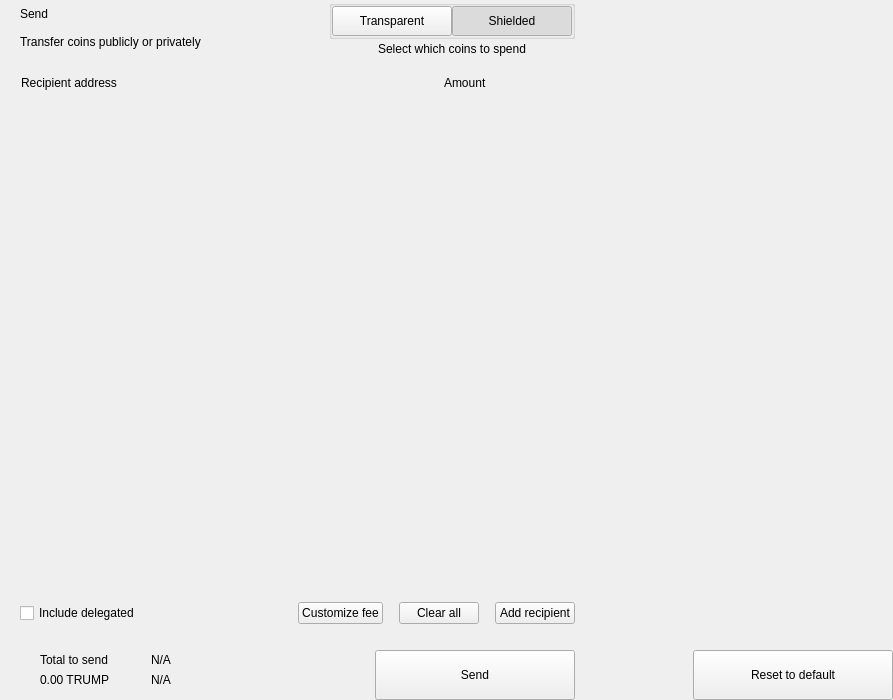
<?xml version="1.0" encoding="UTF-8"?>
<ui version="4.0">
 <class>send</class>
 <widget class="QWidget" name="send">
  <property name="geometry">
   <rect>
    <x>0</x>
    <y>0</y>
    <width>893</width>
    <height>700</height>
   </rect>
  </property>
  <property name="windowTitle">
   <string notr="true">N/A</string>
  </property>
  <layout class="QHBoxLayout" name="horizontalLayout_2" stretch="2,1">
   <property name="spacing">
    <number>0</number>
   </property>
   <property name="leftMargin">
    <number>0</number>
   </property>
   <property name="topMargin">
    <number>0</number>
   </property>
   <property name="rightMargin">
    <number>0</number>
   </property>
   <property name="bottomMargin">
    <number>0</number>
   </property>
   <item>
    <widget class="QWidget" name="left" native="true">
     <layout class="QVBoxLayout" name="verticalLayout_3">
      <property name="spacing">
       <number>0</number>
      </property>
      <property name="leftMargin">
       <number>0</number>
      </property>
      <property name="topMargin">
       <number>0</number>
      </property>
      <property name="rightMargin">
       <number>0</number>
      </property>
      <property name="bottomMargin">
       <number>0</number>
      </property>
      <item>
       <layout class="QVBoxLayout" name="verticalLayout_22" stretch="0,0,0,1,0,0,0,0">
        <property name="spacing">
         <number>0</number>
        </property>
        <item>
         <layout class="QHBoxLayout" name="horizontalLayout_3">
          <property name="spacing">
           <number>0</number>
          </property>
          <property name="leftMargin">
           <number>20</number>
          </property>
          <property name="rightMargin">
           <number>20</number>
          </property>
          <item>
           <layout class="QVBoxLayout" name="verticalLayout">
            <property name="spacing">
             <number>0</number>
            </property>
            <item>
             <widget class="QLabel" name="labelTitle">
              <property name="text">
               <string>Send</string>
              </property>
              <property name="alignment">
               <set>Qt::AlignLeading|Qt::AlignLeft|Qt::AlignVCenter</set>
              </property>
             </widget>
            </item>
            <item>
             <widget class="QLabel" name="labelSubtitle1">
              <property name="text">
               <string>Transfer coins publicly or privately</string>
              </property>
             </widget>
            </item>
           </layout>
          </item>
          <item>
           <spacer name="horizontalSpacer">
            <property name="orientation">
             <enum>Qt::Horizontal</enum>
            </property>
            <property name="sizeHint" stdset="0">
             <size>
              <width>40</width>
              <height>20</height>
             </size>
            </property>
           </spacer>
          </item>
          <item>
           <layout class="QVBoxLayout" name="verticalLayout_6">
            <property name="spacing">
             <number>3</number>
            </property>
            <item alignment="Qt::AlignHCenter">
             <widget class="QGroupBox" name="groupBox">
              <property name="styleSheet">
               <string notr="true">#groupBox{
padding-top:2px;
}</string>
              </property>
              <property name="title">
               <string/>
              </property>
              <property name="alignment">
               <set>Qt::AlignCenter</set>
              </property>
              <layout class="QHBoxLayout" name="horizontalLayout_4">
               <property name="spacing">
                <number>0</number>
               </property>
               <property name="leftMargin">
                <number>0</number>
               </property>
               <property name="topMargin">
                <number>0</number>
               </property>
               <property name="rightMargin">
                <number>0</number>
               </property>
               <property name="bottomMargin">
                <number>0</number>
               </property>
               <item>
                <widget class="QPushButton" name="pushLeft">
                 <property name="minimumSize">
                  <size>
                   <width>120</width>
                   <height>30</height>
                  </size>
                 </property>
                 <property name="maximumSize">
                  <size>
                   <width>120</width>
                   <height>30</height>
                  </size>
                 </property>
                 <property name="focusPolicy">
                  <enum>Qt::NoFocus</enum>
                 </property>
                 <property name="text">
                  <string>Transparent</string>
                 </property>
                 <property name="checkable">
                  <bool>true</bool>
                 </property>
                 <property name="autoExclusive">
                  <bool>true</bool>
                 </property>
                </widget>
               </item>
               <item>
                <widget class="QPushButton" name="pushRight">
                 <property name="minimumSize">
                  <size>
                   <width>120</width>
                   <height>30</height>
                  </size>
                 </property>
                 <property name="maximumSize">
                  <size>
                   <width>120</width>
                   <height>30</height>
                  </size>
                 </property>
                 <property name="focusPolicy">
                  <enum>Qt::NoFocus</enum>
                 </property>
                 <property name="text">
                  <string>Shielded</string>
                 </property>
                 <property name="checkable">
                  <bool>true</bool>
                 </property>
                 <property name="checked">
                  <bool>true</bool>
                 </property>
                 <property name="autoExclusive">
                  <bool>true</bool>
                 </property>
                </widget>
               </item>
              </layout>
             </widget>
            </item>
            <item alignment="Qt::AlignHCenter|Qt::AlignTop">
             <widget class="QLabel" name="labelSubtitle2">
              <property name="styleSheet">
               <string notr="true"/>
              </property>
              <property name="text">
               <string>Select which coins to spend</string>
              </property>
              <property name="alignment">
               <set>Qt::AlignCenter</set>
              </property>
              <property name="indent">
               <number>0</number>
              </property>
             </widget>
            </item>
           </layout>
          </item>
         </layout>
        </item>
        <item>
         <spacer name="verticalSpacer_2">
          <property name="orientation">
           <enum>Qt::Vertical</enum>
          </property>
          <property name="sizeType">
           <enum>QSizePolicy::Fixed</enum>
          </property>
          <property name="sizeHint" stdset="0">
           <size>
            <width>20</width>
            <height>20</height>
           </size>
          </property>
         </spacer>
        </item>
        <item>
         <layout class="QHBoxLayout" name="horizontalLayout" stretch="6,0,2">
          <property name="spacing">
           <number>0</number>
          </property>
          <property name="leftMargin">
           <number>10</number>
          </property>
          <property name="topMargin">
           <number>0</number>
          </property>
          <property name="rightMargin">
           <number>20</number>
          </property>
          <property name="bottomMargin">
           <number>0</number>
          </property>
          <item>
           <widget class="QLabel" name="labelSubtitleAddress">
            <property name="styleSheet">
             <string notr="true">margin-left:8px;</string>
            </property>
            <property name="text">
             <string>Recipient address</string>
            </property>
           </widget>
          </item>
          <item>
           <spacer name="horizontalSpacer_3">
            <property name="orientation">
             <enum>Qt::Horizontal</enum>
            </property>
            <property name="sizeType">
             <enum>QSizePolicy::Fixed</enum>
            </property>
            <property name="sizeHint" stdset="0">
             <size>
              <width>40</width>
              <height>1</height>
             </size>
            </property>
           </spacer>
          </item>
          <item>
           <widget class="QLabel" name="labelSubtitleAmount">
            <property name="text">
             <string>Amount</string>
            </property>
           </widget>
          </item>
         </layout>
        </item>
        <item>
         <widget class="QScrollArea" name="scrollArea">
          <property name="minimumSize">
           <size>
            <width>0</width>
            <height>350</height>
           </size>
          </property>
          <property name="styleSheet">
           <string notr="true">#scrollArea {
            background:transparent;
            margin-top:10px;
}</string>
          </property>
          <property name="horizontalScrollBarPolicy">
           <enum>Qt::ScrollBarAlwaysOff</enum>
          </property>
          <property name="sizeAdjustPolicy">
           <enum>QAbstractScrollArea::AdjustIgnored</enum>
          </property>
          <property name="widgetResizable">
           <bool>true</bool>
          </property>
          <property name="alignment">
           <set>Qt::AlignLeading|Qt::AlignLeft|Qt::AlignTop</set>
          </property>
          <widget class="QWidget" name="scrollAreaWidgetContents">
           <property name="geometry">
            <rect>
             <x>0</x>
             <y>0</y>
             <width>591</width>
             <height>16</height>
            </rect>
           </property>
           <property name="sizePolicy">
            <sizepolicy hsizetype="Preferred" vsizetype="Maximum">
             <horstretch>0</horstretch>
             <verstretch>0</verstretch>
            </sizepolicy>
           </property>
           <property name="autoFillBackground">
            <bool>false</bool>
           </property>
           <property name="styleSheet">
            <string notr="true">#scrollAreaWidgetContents {
             background:transparent;
             }</string>
           </property>
           <layout class="QVBoxLayout" name="verticalLayout_7">
            <property name="spacing">
             <number>0</number>
            </property>
            <property name="sizeConstraint">
             <enum>QLayout::SetDefaultConstraint</enum>
            </property>
            <property name="leftMargin">
             <number>0</number>
            </property>
            <property name="topMargin">
             <number>0</number>
            </property>
            <property name="rightMargin">
             <number>0</number>
            </property>
            <property name="bottomMargin">
             <number>0</number>
            </property>
           </layout>
          </widget>
         </widget>
        </item>
        <item>
         <spacer name="verticalSpacer_4">
          <property name="orientation">
           <enum>Qt::Vertical</enum>
          </property>
          <property name="sizeType">
           <enum>QSizePolicy::Fixed</enum>
          </property>
          <property name="sizeHint" stdset="0">
           <size>
            <width>20</width>
            <height>20</height>
           </size>
          </property>
         </spacer>
        </item>
        <item>
         <layout class="QHBoxLayout" name="horizontalLayout_20">
          <property name="spacing">
           <number>6</number>
          </property>
          <property name="leftMargin">
           <number>20</number>
          </property>
          <property name="rightMargin">
           <number>20</number>
          </property>
          <item>
           <widget class="QCheckBox" name="checkBoxDelegations">
            <property name="layoutDirection">
             <enum>Qt::LeftToRight</enum>
            </property>
            <property name="text">
             <string>Include delegated</string>
            </property>
           </widget>
          </item>
          <item>
           <spacer name="horizontalSpacer_4">
            <property name="orientation">
             <enum>Qt::Horizontal</enum>
            </property>
            <property name="sizeHint" stdset="0">
             <size>
              <width>10</width>
              <height>20</height>
             </size>
            </property>
           </spacer>
          </item>
          <item>
           <widget class="QPushButton" name="pushButtonFee">
            <property name="focusPolicy">
             <enum>Qt::NoFocus</enum>
            </property>
            <property name="text">
             <string>Customize fee</string>
            </property>
           </widget>
          </item>
          <item>
           <spacer name="horizontalSpacer_11">
            <property name="orientation">
             <enum>Qt::Horizontal</enum>
            </property>
            <property name="sizeType">
             <enum>QSizePolicy::Minimum</enum>
            </property>
            <property name="sizeHint" stdset="0">
             <size>
              <width>10</width>
              <height>20</height>
             </size>
            </property>
           </spacer>
          </item>
          <item>
           <widget class="QPushButton" name="pushButtonClear">
            <property name="focusPolicy">
             <enum>Qt::NoFocus</enum>
            </property>
            <property name="layoutDirection">
             <enum>Qt::RightToLeft</enum>
            </property>
            <property name="text">
             <string>Clear all</string>
            </property>
           </widget>
          </item>
          <item>
           <spacer name="horizontalSpacer_6">
            <property name="orientation">
             <enum>Qt::Horizontal</enum>
            </property>
            <property name="sizeType">
             <enum>QSizePolicy::Fixed</enum>
            </property>
            <property name="sizeHint" stdset="0">
             <size>
              <width>10</width>
              <height>20</height>
             </size>
            </property>
           </spacer>
          </item>
          <item>
           <widget class="QPushButton" name="pushButtonAddRecipient">
            <property name="focusPolicy">
             <enum>Qt::NoFocus</enum>
            </property>
            <property name="text">
             <string>Add recipient</string>
            </property>
           </widget>
          </item>
         </layout>
        </item>
        <item>
         <spacer name="verticalSpacer">
          <property name="orientation">
           <enum>Qt::Vertical</enum>
          </property>
          <property name="sizeType">
           <enum>QSizePolicy::Fixed</enum>
          </property>
          <property name="sizeHint" stdset="0">
           <size>
            <width>20</width>
            <height>16</height>
           </size>
          </property>
         </spacer>
        </item>
        <item>
         <layout class="QHBoxLayout" name="horizontalLayout_7">
          <property name="rightMargin">
           <number>20</number>
          </property>
          <item>
           <layout class="QHBoxLayout" name="horizontalLayout_10">
            <property name="spacing">
             <number>0</number>
            </property>
            <property name="leftMargin">
             <number>8</number>
            </property>
            <item>
             <widget class="QStackedWidget" name="stackedWidget">
              <property name="minimumSize">
               <size>
                <width>0</width>
                <height>60</height>
               </size>
              </property>
              <property name="maximumSize">
               <size>
                <width>16777215</width>
                <height>60</height>
               </size>
              </property>
              <widget class="QWidget" name="page1">
               <layout class="QVBoxLayout" name="verticalLayout_71" stretch="0">
                <property name="spacing">
                 <number>6</number>
                </property>
                <property name="leftMargin">
                 <number>12</number>
                </property>
                <property name="topMargin">
                 <number>0</number>
                </property>
                <property name="rightMargin">
                 <number>0</number>
                </property>
                <property name="bottomMargin">
                 <number>0</number>
                </property>
                <item>
                 <widget class="QWidget" name="coinWidget" native="true">
                  <property name="minimumSize">
                   <size>
                    <width>0</width>
                    <height>60</height>
                   </size>
                  </property>
                  <property name="maximumSize">
                   <size>
                    <width>16777215</width>
                    <height>60</height>
                   </size>
                  </property>
                  <layout class="QHBoxLayout" name="horizontalLayout_9">
                   <property name="spacing">
                    <number>0</number>
                   </property>
                   <property name="leftMargin">
                    <number>20</number>
                   </property>
                   <property name="topMargin">
                    <number>10</number>
                   </property>
                   <property name="rightMargin">
                    <number>20</number>
                   </property>
                   <property name="bottomMargin">
                    <number>10</number>
                   </property>
                   <item>
                    <layout class="QVBoxLayout" name="verticalSend">
                     <property name="spacing">
                      <number>0</number>
                     </property>
                     <item>
                      <widget class="QLabel" name="labelTitleTotalSend">
                       <property name="text">
                        <string>Total to send</string>
                       </property>
                      </widget>
                     </item>
                     <item>
                      <widget class="QLabel" name="labelAmountSend">
                       <property name="text">
                        <string notr="true">0.00 TRUMP</string>
                       </property>
                      </widget>
                     </item>
                    </layout>
                   </item>
                   <item>
                    <spacer name="horizontalSpacer_9">
                     <property name="orientation">
                      <enum>Qt::Horizontal</enum>
                     </property>
                     <property name="sizeType">
                      <enum>QSizePolicy::Fixed</enum>
                     </property>
                     <property name="sizeHint" stdset="0">
                      <size>
                       <width>20</width>
                       <height>20</height>
                      </size>
                     </property>
                    </spacer>
                   </item>
                   <item>
                    <widget class="QLabel" name="labelLine">
                     <property name="minimumSize">
                      <size>
                       <width>1</width>
                       <height>0</height>
                      </size>
                     </property>
                     <property name="maximumSize">
                      <size>
                       <width>1</width>
                       <height>16777215</height>
                      </size>
                     </property>
                     <property name="text">
                      <string/>
                     </property>
                    </widget>
                   </item>
                   <item>
                    <spacer name="horizontalSpacer_10">
                     <property name="orientation">
                      <enum>Qt::Horizontal</enum>
                     </property>
                     <property name="sizeType">
                      <enum>QSizePolicy::Fixed</enum>
                     </property>
                     <property name="sizeHint" stdset="0">
                      <size>
                       <width>20</width>
                       <height>20</height>
                      </size>
                     </property>
                    </spacer>
                   </item>
                   <item>
                    <layout class="QVBoxLayout" name="verticalRemaining">
                     <property name="spacing">
                      <number>0</number>
                     </property>
                     <item>
                      <widget class="QLabel" name="labelTitleTotalRemaining">
                       <property name="text">
                        <string notr="true">N/A</string>
                       </property>
                      </widget>
                     </item>
                     <item>
                      <widget class="QLabel" name="labelAmountRemaining">
                       <property name="text">
                        <string notr="true">N/A</string>
                       </property>
                      </widget>
                     </item>
                    </layout>
                   </item>
                  </layout>
                 </widget>
                </item>
               </layout>
              </widget>
              <widget class="QWidget" name="page_2"/>
             </widget>
            </item>
           </layout>
          </item>
          <item>
           <spacer name="horizontalSpacer_5">
            <property name="orientation">
             <enum>Qt::Horizontal</enum>
            </property>
            <property name="sizeType">
             <enum>QSizePolicy::Expanding</enum>
            </property>
            <property name="sizeHint" stdset="0">
             <size>
              <width>40</width>
              <height>20</height>
             </size>
            </property>
           </spacer>
          </item>
          <item alignment="Qt::AlignBottom">
           <widget class="QPushButton" name="pushButtonSave">
            <property name="minimumSize">
             <size>
              <width>200</width>
              <height>50</height>
             </size>
            </property>
            <property name="maximumSize">
             <size>
              <width>200</width>
              <height>50</height>
             </size>
            </property>
            <property name="focusPolicy">
             <enum>Qt::NoFocus</enum>
            </property>
            <property name="text">
             <string>Send</string>
            </property>
           </widget>
          </item>
         </layout>
        </item>
       </layout>
      </item>
     </layout>
    </widget>
   </item>
   <item>
    <widget class="QWidget" name="right" native="true">
     <layout class="QVBoxLayout" name="verticalLayout_5">
      <property name="leftMargin">
       <number>0</number>
      </property>
      <property name="topMargin">
       <number>0</number>
      </property>
      <property name="rightMargin">
       <number>0</number>
      </property>
      <property name="bottomMargin">
       <number>0</number>
      </property>
      <item>
       <layout class="QVBoxLayout" name="verticalLayout_4">
        <property name="spacing">
         <number>6</number>
        </property>
        <item>
         <widget class="OptionButton" name="btnCoinControl" native="true">
          <property name="minimumSize">
           <size>
            <width>0</width>
            <height>50</height>
           </size>
          </property>
         </widget>
        </item>
        <item>
         <widget class="OptionButton" name="btnChangeAddress" native="true">
          <property name="minimumSize">
           <size>
            <width>0</width>
            <height>50</height>
           </size>
          </property>
         </widget>
        </item>
        <item>
         <widget class="OptionButton" name="btnUri" native="true">
          <property name="minimumSize">
           <size>
            <width>0</width>
            <height>50</height>
           </size>
          </property>
         </widget>
        </item>
        <item>
         <widget class="OptionButton" name="btnShieldCoins" native="true">
          <property name="minimumSize">
           <size>
            <width>0</width>
            <height>50</height>
           </size>
          </property>
         </widget>
        </item>
        <item>
         <spacer name="verticalSpacer_5">
          <property name="orientation">
           <enum>Qt::Vertical</enum>
          </property>
          <property name="sizeHint" stdset="0">
           <size>
            <width>20</width>
            <height>40</height>
           </size>
          </property>
         </spacer>
        </item>
        <item>
         <layout class="QHBoxLayout" name="horizontalLayout_8">
          <item>
           <spacer name="horizontalSpacer_7">
            <property name="orientation">
             <enum>Qt::Horizontal</enum>
            </property>
            <property name="sizeHint" stdset="0">
             <size>
              <width>40</width>
              <height>20</height>
             </size>
            </property>
           </spacer>
          </item>
          <item>
           <widget class="QPushButton" name="pushButtonReset">
            <property name="minimumSize">
             <size>
              <width>200</width>
              <height>50</height>
             </size>
            </property>
            <property name="maximumSize">
             <size>
              <width>200</width>
              <height>50</height>
             </size>
            </property>
            <property name="focusPolicy">
             <enum>Qt::NoFocus</enum>
            </property>
            <property name="text">
             <string>Reset to default</string>
            </property>
           </widget>
          </item>
         </layout>
        </item>
       </layout>
      </item>
     </layout>
    </widget>
   </item>
  </layout>
 </widget>
 <customwidgets>
  <customwidget>
   <class>OptionButton</class>
   <extends>QWidget</extends>
   <header>qt/trumpcoin/optionbutton.h</header>
   <container>1</container>
  </customwidget>
 </customwidgets>
 <resources/>
 <connections/>
</ui>
